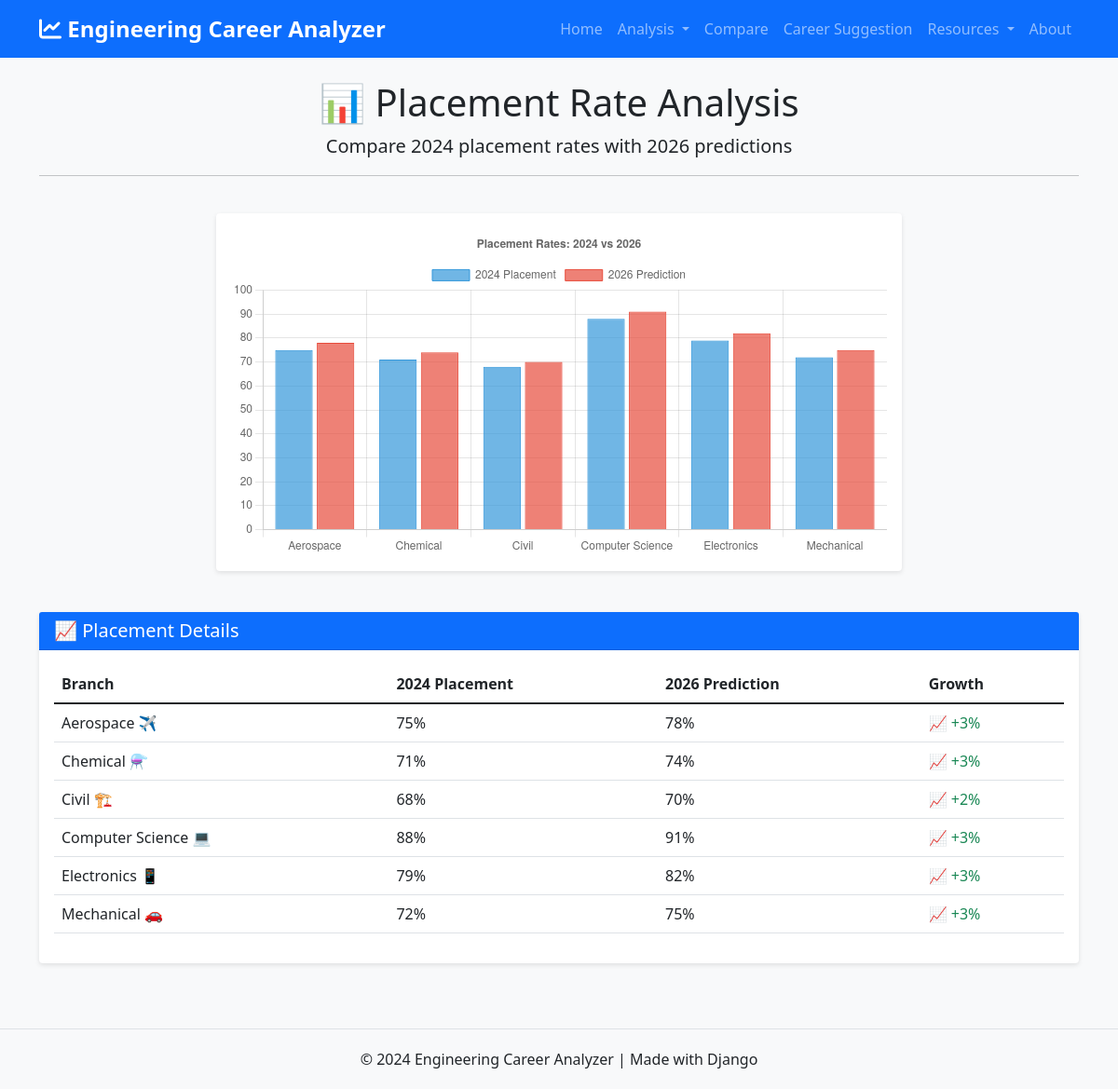
The app's page /placement/ with its own data.
### analyzer/models.py (models this page shows, shortened)
class EngineeringBranch(models.Model):
    name = models.CharField(max_length=100, unique=True)
    code = models.CharField(max_length=10, unique=True)
    description = models.TextField(blank=True, default="")
    placement_2024 = models.IntegerField(default=0)
    placement_2026 = models.IntegerField(default=0)
    salary_2024 = models.FloatField(default=0.0)
    future_trends = models.TextField(blank=True, default="")
    future_skills = models.TextField(blank=True, default="")
    icon = models.CharField(max_length=10, default="📚")
    created_at = models.DateTimeField(auto_now_add=True)
    updated_at = models.DateTimeField(auto_now=True)
    class Meta:
        ordering = ['name']
    def placement_growth(self):
        return self.placement_2026 - self.placement_2024

### analyzer/views.py (the view)
# urls.py: path('placement/', views.placement_comparison, name='placement'),
def placement_comparison(request):
    branches = EngineeringBranch.objects.all()
    chart_file = generate_placement_chart()
    for branch in branches:
        branch.growth = branch.placement_growth()
        branch.growth_icon = "📈" if branch.growth > 0 else "📉"
    context = {
        'branches': branches,
        'chart_file': chart_file,
    }
    return render(request, 'analyzer/placement_comparison.html', context)

### analyzer/templates/analyzer/placement_comparison.html (shortened to what this page needs)
{% extends 'analyzer/base.html' %}
{% block content %}
<div class="row mb-4">
    <div class="col-12">
        <h1 class="text-center">📊 Placement Rate Analysis</h1>
        <p class="lead text-center">Compare 2024 placement rates with 2026 predictions</p>
        <hr>
    </div>
</div>
<div class="row">
    <div class="col-md-8 mx-auto">
        <div class="card">
            <div class="card-body">
                <canvas id="placementChart"></canvas>
            </div>
        </div>
    </div>
</div>
<div class="row mt-4">
    <div class="col-12">
        <div class="card">
            <div class="card-header bg-primary text-white">
                <h5 class="mb-0">📈 Placement Details</h5>
            </div>
            <div class="card-body">
                <div class="table-responsive">
                    <table class="table table-hover">
                        <thead>
                            <tr>
                                <th>Branch</th>
                                <th>2024 Placement</th>
                                <th>2026 Prediction</th>
                                <th>Growth</th>
                            </tr>
                        </thead>
                        <tbody>
                            {% for branch in branches %}
                            <tr>
                                <td>{{ branch.name }} {{ branch.icon }}</td>
                                <td>{{ branch.placement_2024 }}%</td>
                                <td>{{ branch.placement_2026 }}%</td>
                                <td class="{% if branch.placement_growth > 0 %}text-success{% else %}text-danger{% endif %}">
                                    {% if branch.placement_growth > 0 %}📈{% else %}📉{% endif %}
                                    {{ branch.placement_growth|stringformat:"+d" }}%
                                </td>
                            </tr>
                            {% endfor %}
                        </tbody>
                    </table>
                </div>
            </div>
        </div>
    </div>
</div>
{% endblock %}
{% block extra_js %}
<script>
document.addEventListener('DOMContentLoaded', function() {
    const ctx = document.getElementById('placementChart').getContext('2d');
    const branches = [
        {% for branch in branches %}
            '{{ branch.name }}'{% if not forloop.last %},{% endif %}
        {% endfor %}
    ];
    const placement2024 = [
        {% for branch in branches %}
            {{ branch.placement_2024 }}{% if not forloop.last %},{% endif %}
        {% endfor %}
    ];
    const placement2026 = [
        {% for branch in branches %}
            {{ branch.placement_2026 }}{% if not forloop.last %},{% endif %}
        {% endfor %}
    ];
    new Chart(ctx, {
        type: 'bar',
        data: {
            labels: branches,
            datasets: [
                {
                    label: '2024 Placement',
                    data: placement2024,
                    backgroundColor: 'rgba(52, 152, 219, 0.7)',
                    borderColor: 'rgba(52, 152, 219, 1)',
                    borderWidth: 1
                },
                {
                    label: '2026 Prediction',
                    data: placement2026,
                    backgroundColor: 'rgba(231, 76, 60, 0.7)',
                    borderColor: 'rgba(231, 76, 60, 1)',
                    borderWidth: 1
                }
            ]
        },
        options: {
            responsive: true,
            plugins: {
                title: {
                    display: true,
                    text: 'Placement Rates: 2024 vs 2026'
                }
            },
            scales: {
                y: {
                    beginAtZero: true,
                    max: 100
                }
            }
        }
    });
});
</script>
{% endblock %}

### analyzer/templates/analyzer/base.html (style rules this page uses)
body { font-family: 'Segoe UI', Tahoma, Geneva, Verdana, sans-serif; background-color: #f8f9fa; }
.card { transition: transform 0.3s, box-shadow 0.3s; border: none; box-shadow: 0 2px 5px rgba(0,0,0,0.1); margin-bottom: 20px; }

### records on screen
EngineeringBranch: name "Aerospace", icon "✈️", placement_2024 "75", placement_2026 "78", placement_growth "+3"
EngineeringBranch: name "Chemical", icon "⚗️", placement_2024 "71", placement_2026 "74", placement_growth "+3"
EngineeringBranch: name "Civil", icon "🏗️", placement_2024 "68", placement_2026 "70", placement_growth "+2"
EngineeringBranch: name "Computer Science", icon "💻", placement_2024 "88", placement_2026 "91", placement_growth "+3"
EngineeringBranch: name "Electronics", icon "📱", placement_2024 "79", placement_2026 "82", placement_growth "+3"
EngineeringBranch: name "Mechanical", icon "🚗", placement_2024 "72", placement_2026 "75", placement_growth "+3"

### other values on screen
chart data {{ branch.name }} Aerospace, Chemical, Civil, Computer Science, Electronics, Mechanical
chart data {{ branch.placement_2024 }} 75, 71, 68, 88, 79, 72
chart data {{ branch.placement_2026 }} 78, 74, 70, 91, 82, 75
